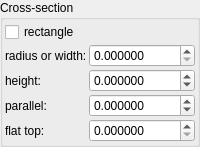
    <widget class="QGroupBox" name="groupBox_9">
     <property name="title">
      <string>Cross-section</string>
     </property>
     <layout class="QVBoxLayout" name="verticalLayout_13" stretch="0">
      <property name="spacing">
       <number>2</number>
      </property>
      <property name="leftMargin">
       <number>2</number>
      </property>
      <property name="topMargin">
       <number>2</number>
      </property>
      <property name="rightMargin">
       <number>2</number>
      </property>
      <property name="bottomMargin">
       <number>2</number>
      </property>
      <item>
       <layout class="QGridLayout" name="gridLayout_25" columnstretch="0,1" rowminimumheight="0,0,0,0,0,0,0">
        <property name="spacing">
         <number>2</number>
        </property>
        <item row="2" column="1">
         <widget class="MyDoubleSpinBox" name="spinbox_transf_offset_p05">
          <property name="sizePolicy">
           <sizepolicy hsizetype="Minimum" vsizetype="Maximum">
            <horstretch>0</horstretch>
            <verstretch>0</verstretch>
           </sizepolicy>
          </property>
          <property name="prefix">
           <string/>
          </property>
          <property name="suffix">
           <string/>
          </property>
          <property name="decimals">
           <number>6</number>
          </property>
          <property name="minimum">
           <double>0.000000000000000</double>
          </property>
          <property name="maximum">
           <double>99.998999999999995</double>
          </property>
          <property name="singleStep">
           <double>0.010000000000000</double>
          </property>
         </widget>
        </item>
        <item row="3" column="0">
         <widget class="QLabel" name="label_27">
          <property name="text">
           <string>height:</string>
          </property>
         </widget>
        </item>
        <item row="3" column="1">
         <widget class="MyDoubleSpinBox" name="spinbox3_transf_scale3D_111_z">
          <property name="sizePolicy">
           <sizepolicy hsizetype="Minimum" vsizetype="Maximum">
            <horstretch>0</horstretch>
            <verstretch>0</verstretch>
           </sizepolicy>
          </property>
          <property name="prefix">
           <string/>
          </property>
          <property name="suffix">
           <string/>
          </property>
          <property name="decimals">
           <number>6</number>
          </property>
          <property name="minimum">
           <double>-99.998999999999995</double>
          </property>
          <property name="maximum">
           <double>99.998999999999995</double>
          </property>
          <property name="singleStep">
           <double>0.100000000000000</double>
          </property>
          <property name="value">
           <double>0.000000000000000</double>
          </property>
         </widget>
        </item>
        <item row="2" column="0">
         <widget class="QLabel" name="label_26">
          <property name="text">
           <string>radius or width:</string>
          </property>
         </widget>
        </item>
        <item row="4" column="0">
         <widget class="QLabel" name="label_28">
          <property name="text">
           <string>parallel:</string>
          </property>
         </widget>
        </item>
        <item row="4" column="1">
         <widget class="MyDoubleSpinBox" name="spinbox_transf_offsetA_0">
          <property name="enabled">
           <bool>true</bool>
          </property>
          <property name="sizePolicy">
           <sizepolicy hsizetype="Minimum" vsizetype="Maximum">
            <horstretch>0</horstretch>
            <verstretch>0</verstretch>
           </sizepolicy>
          </property>
          <property name="prefix">
           <string/>
          </property>
          <property name="suffix">
           <string/>
          </property>
          <property name="decimals">
           <number>6</number>
          </property>
          <property name="minimum">
           <double>-99.998999999999995</double>
          </property>
          <property name="maximum">
           <double>99.998999999999995</double>
          </property>
          <property name="singleStep">
           <double>0.010000000000000</double>
          </property>
         </widget>
        </item>
        <item row="1" column="0">
         <widget class="MyCheckBox" name="checkBox_transf_function_enabledD_false">
          <property name="text">
           <string notr="true">rectangle</string>
          </property>
         </widget>
        </item>
        <item row="5" column="0" rowspan="2">
         <widget class="QLabel" name="label_31">
          <property name="text">
           <string>flat top:</string>
          </property>
         </widget>
        </item>
        <item row="5" column="1" rowspan="2">
         <widget class="MyDoubleSpinBox" name="spinbox_transf_offsetB_0">
          <property name="enabled">
           <bool>true</bool>
          </property>
          <property name="sizePolicy">
           <sizepolicy hsizetype="Minimum" vsizetype="Maximum">
            <horstretch>0</horstretch>
            <verstretch>0</verstretch>
           </sizepolicy>
          </property>
          <property name="prefix">
           <string/>
          </property>
          <property name="suffix">
           <string/>
          </property>
          <property name="decimals">
           <number>6</number>
          </property>
          <property name="minimum">
           <double>0.000000000000000</double>
          </property>
          <property name="maximum">
           <double>99.998999999999995</double>
          </property>
          <property name="singleStep">
           <double>0.010000000000000</double>
          </property>
         </widget>
        </item>
       </layout>
      </item>
     </layout>
    </widget>
